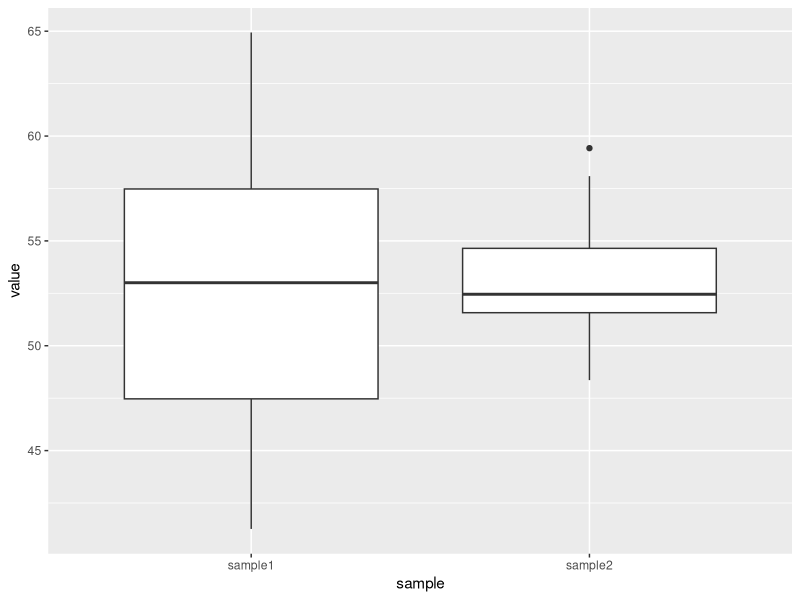
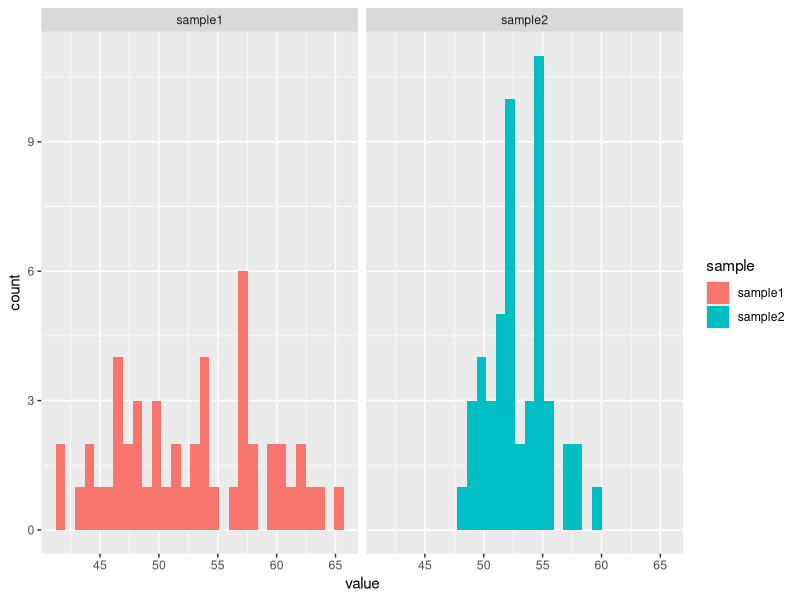

Generate these figures, in order, with R:
## ---- chunk 1
library(tidyverse)

sample1<-data.frame(sample1=rnorm(50, mean=51.7, sd=6))
sample2<-data.frame(sample2=rnorm(50, mean=53.4, sd=3))

sample<-bind_cols(sample1,sample2) %>% #Combine the two variables
  mutate(row=row_number())
## ---- chunk 2
sample_long<-sample %>% pivot_longer(c(sample1,sample2),names_to="sample",values_to="value")
ggplot(sample_long,aes(y=value,x=sample)) + geom_boxplot() 
ggplot(sample_long,aes(x=value, fill=sample)) + 
  geom_histogram() + 
  facet_wrap(~sample)
## ---- chunk 3
t.test(sample1, sample2, var.equal=TRUE) 
t.test(sample1, sample2, var.equal=FALSE) 
## ---- chunk 4
sample2<-data.frame(sample2=rnorm(50, mean=53.4, sd=50))
t.test(sample1, sample2, var.equal=FALSE)
## ---- chunk 5
sample1<-data.frame(sample1=rnorm(50, mean=51.4, sd=6))
sample2<-data.frame(sample2=rnorm(50, mean=53.8, sd=3))

t.test(sample1, sample2, alternative="two.sided")
t.test(sample1, sample2, alternative="greater")
t.test(sample1, sample2, alternative="less")
## ---- chunk 6
prop1<-data.frame(coin1=rbinom(100, 1 , 0.5)) #Regular coin
prop2<-data.frame(coin2=rbinom(100, 1 , 0.75)) #Altered coin

prop_sample<-bind_cols(prop1,prop2) #Combine the two variables
prop_samplelong<-prop_sample %>% pivot_longer(c(coin1,coin2),names_to="coin",values_to="result") #Reshape the dataset so all values are in one column
## ---- chunk 7
prop_sample.table<-prop_samplelong %>%
  group_by(coin,result) %>%
  summarise(count=n()) %>%
  pivot_wider(names_from=result,values_from=count) %>%
  mutate(total=`0`+`1`)
prop.test(prop_sample.table$`1`,prop_sample.table$total) #Run prop.test on the table
## ---- chunk 8
heads<-c(56, 44)
flips<-c(100, 100)

prop.test(heads,flips)
## ---- chunk 9
stream.1990<-c(334, 231, 261, 215, 209, 336, 393, 141, 185, 242, 122, 195, 421, 226)
stream.2010<-c(316, 217, 226, 176, 215, 327, 335, 155, 128, 244, 129, 175, 379, 196)
t.test(stream.1990, stream.2010, paired=TRUE) 
## ---- chunk 10
t.test(stream.1990, stream.2010)
## ---- chunk 11
mon<-c(12.4, 13.9, 14.6, 11.3, 18.1, 15.2, 13.9)
wed<-c(10.7, 11.1, 16.2, 12.5, 10.8, 16.7, 12.7)
## ---- chunk 12
t.test(mon, wed, paired=TRUE) 

#pvalue .34 means 34% chance they have the same mean 
#confidence includes zero so it could be that 
#not significant 
## ---- chunk 13
#Code here

yes = c(398,445)
ppl = c(985,912)

prop.test(yes,ppl)

## ---- chunk 14
el.nino<-c(0, 5,1,3, 4, 1, 2, 2, 0, 2, 4)
la.nina<-c(4, 4,12, 2, 17, 7, 6, 10, 4, 8, 6)
wilcox.test(el.nino, la.nina)
## ---- chunk 15
data2000<-c(3, 11, 9, 14, 17, 7, 21, 13, 19, 5)
data2010<-c(6, 12, 8, 18, 15, 13, 25, 9, 24, 10)
wilcox.test(data2000, data2010, paired=TRUE)
## ---- chunk 16
pollen_data<-read_csv("data/Midwest_Pollen_Data.csv")
